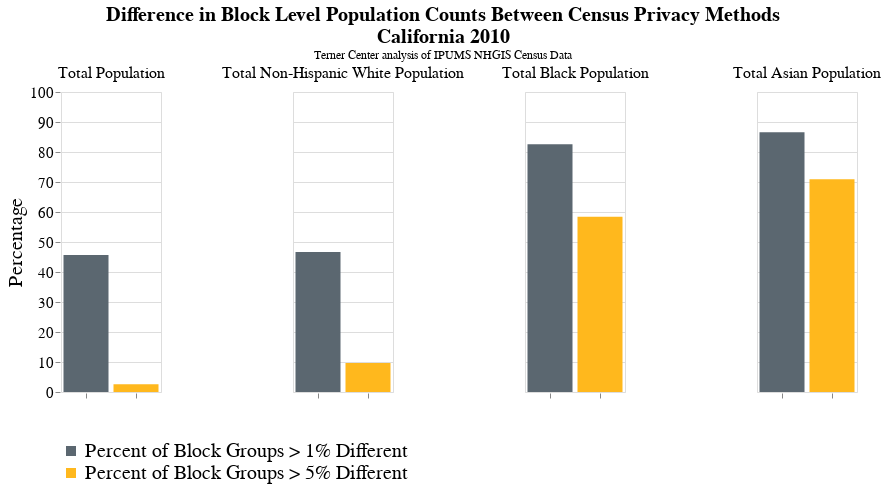

The code cell stored with this chart in its notebook:
### Code cell
#Figure 1 
alt.Chart(overall).mark_bar().encode(
    alt.X('variable:O',title=" ", axis=alt.Axis(labels=False)),
    alt.Y('value',title="Percentage", scale=alt.Scale(domain=[0, 100])),color=alt.Color('variable:O',title="",scale=alt.Scale(domain=['Percent of Block Groups > 1% Different',"Percent of Block Groups > 5% Different"],
                              range=['#5B6770','#FFB81D',])),
    column=alt.Column('Population',title="",spacing=130,sort=['Total Population',"Total Non-Hispanic White Population","Total Black Population","Total Asian Population"], header=alt.Header(labelFontSize=16,labelFont="Georgia")),
                    ).properties(
    title={
      "text": ["Difference in Block Level Population Counts Between Census Privacy Methods"," California 2010"],
    "subtitle":["Terner Center analysis of IPUMS NHGIS Census Data"]}).configure_title(fontSize=20,anchor="middle",font="Georgia").configure_legend(direction="vertical",labelLimit= 0,titleLimit=0,titleFontSize=18,
labelFontSize=20,labelFont="Georgia",titleFont="Georgia",orient="bottom").configure_axis(domain=False,labelFont='Georgia',titleFont='Georgia',titleFontWeight="normal",labelFontSize=15,titleFontSize=20).properties(
    width=100
)

### Figure 1 — Vega-Lite specification as saved in the notebook (floating-point values rounded to 4 significant figures)
{"$schema": "https://vega.github.io/schema/vega-lite/v4.8.1.json", "config": {"axis": {"domain": false, "labelFont": "Georgia", "labelFontSize": 15, "titleFont": "Georgia", "titleFontSize": 20, "titleFontWeight": "normal"}, "legend": {"direction": "vertical", "labelFont": "Georgia", "labelFontSize": 20, "labelLimit": 0, "orient": "bottom", "titleFont": "Georgia", "titleFontSize": 18, "titleLimit": 0}, "title": {"anchor": "middle", "font": "Georgia", "fontSize": 20}, "view": {"continuousHeight": 300, "continuousWidth": 400}}, "data": {"name": "data-903028750ab219856b39edb33c76bd47"}, "datasets": {"data-903028750ab219856b39edb33c76bd47": [{"Population": "Total Asian Population", "value": 70.92, "variable": "Percent of Block Groups > 5% Different"}, {"Population": "Total Black Population", "value": 58.43, "variable": "Percent of Block Groups > 5% Different"}, {"Population": "Total Non-Hispanic White Population", "value": 9.668, "variable": "Percent of Block Groups > 5% Different"}, {"Population": "Total Population", "value": 2.57, "variable": "Percent of Block Groups > 5% Different"}, {"Population": "Total Asian Population", "value": 86.56, "variable": "Percent of Block Groups > 1% Different"}, {"Population": "Total Black Population", "value": 82.6, "variable": "Percent of Block Groups > 1% Different"}, {"Population": "Total Non-Hispanic White Population", "value": 46.7, "variable": "Percent of Block Groups > 1% Different"}, {"Population": "Total Population", "value": 45.67, "variable": "Percent of Block Groups > 1% Different"}]}, "encoding": {"color": {"field": "variable", "scale": {"domain": ["Percent of Block Groups > 1% Different", "Percent of Block Groups > 5% Different"], "range": ["#5B6770", "#FFB81D"]}, "title": "", "type": "ordinal"}, "column": {"field": "Population", "header": {"labelFont": "Georgia", "labelFontSize": 16}, "sort": ["Total Population", "Total Non-Hispanic White Population", "Total Black Population", "Total Asian Population"], "spacing": 130, "title": "", "type": "nominal"}, "x": {"axis": {"labels": false}, "field": "variable", "title": " ", "type": "ordinal"}, "y": {"field": "value", "scale": {"domain": [0, 100]}, "title": "Percentage", "type": "quantitative"}}, "mark": "bar", "title": {"subtitle": ["Terner Center analysis of IPUMS NHGIS Census Data"], "text": ["Difference in Block Level Population Counts Between Census Privacy Methods", " California 2010"]}, "width": 100}
